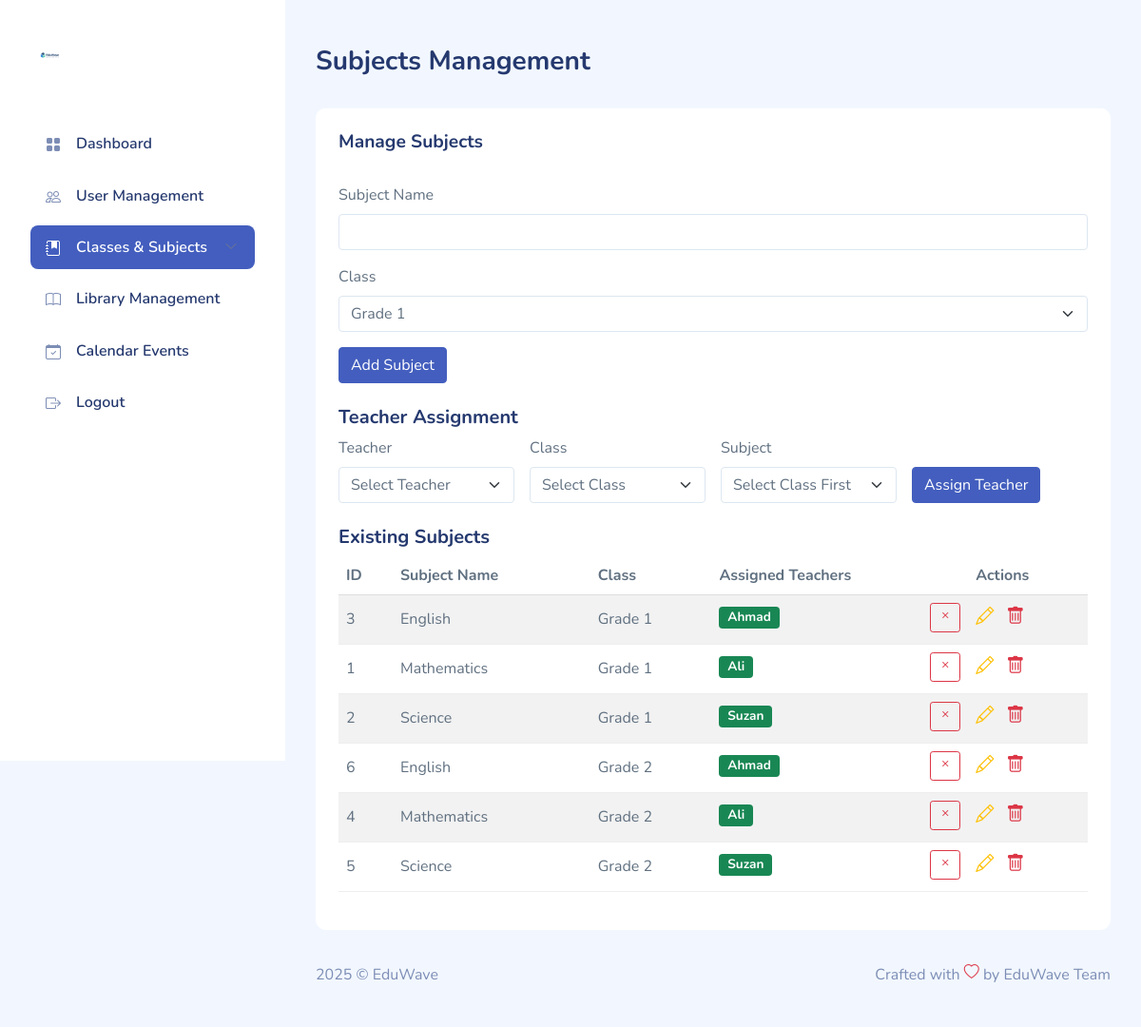
The app's page /admin/subjects.php (signed in) with its own data.
### tables this page shows
CREATE TABLE `subjects` (
  `id` int(11) NOT NULL,
  `name` varchar(50) NOT NULL,
  `class_id` int(11) DEFAULT NULL
);

CREATE TABLE `classes` (
  `id` int(11) NOT NULL,
  `grade_name` varchar(20) NOT NULL,
  `notes` text DEFAULT NULL
);

CREATE TABLE `teacher_assignments` (
  `id` int(11) NOT NULL,
  `teacher_id` int(11) DEFAULT NULL,
  `class_id` int(11) DEFAULT NULL,
  `subject_id` int(11) DEFAULT NULL,
  `section_id` int(11) DEFAULT NULL
);

CREATE TABLE `users` (
  `id` int(11) NOT NULL,
  `name` varchar(100) NOT NULL,
  `email` varchar(100) DEFAULT NULL,
  `password_hash` varchar(255) NOT NULL,
  `remember_token` varchar(255) DEFAULT NULL,
  `role` enum('Admin','Registrar','Teacher','Student','Parent') NOT NULL,
  `color_theme` varchar(20) NOT NULL,
  `created_at` timestamp NOT NULL DEFAULT current_timestamp()
);

### admin/subjects.php (the view, shortened to what this page needs)
<?php
require_once __DIR__ . '/../includes/config.php';
?>
<!DOCTYPE html>
<html lang="en">
<head>
    <link rel="stylesheet" href="../dashboardassets/css/bootstrap.css">
    <link rel="stylesheet" href="../dashboardassets/vendors/iconly/bold.css">
    <link rel="stylesheet" href="../dashboardassets/vendors/perfect-scrollbar/perfect-scrollbar.css">
    <link rel="stylesheet" href="../dashboardassets/vendors/bootstrap-icons/bootstrap-icons.css">
    <link rel="stylesheet" href="../dashboardassets/css/app.css">
</head>
<body>
    <div id="app">
        <div id="sidebar" class="active">
            <div class="sidebar-wrapper active">
                <div class="sidebar-header">
                    <div class="d-flex justify-content-between">
                        <div class="logo">
                            <a href="dashboard.php"><img src="../assets/logo.svg" alt="Logo" srcset="" width="40"></a>
                        </div>
                    </div>
                </div>
                <div class="sidebar-menu">
                    <ul class="menu">
                        <li class="sidebar-item">
                            <a href="dashboard.php" class='sidebar-link'>
                                <i class="bi bi-grid-fill"></i>
                                <span>Dashboard</span>
                            </a>
                        </li>
                        <li class="sidebar-item">
                            <a href="users_list.php" class='sidebar-link'>
                                <i class="bi bi-people"></i>
                                <span>User Management</span>
                            </a>
                        </li>
                        <li class="sidebar-item  has-sub active">
                            <a href="#" class='sidebar-link'>
                                <i class="bi bi-journal-bookmark-fill"></i>
                                <span>Classes & Subjects</span>
                            </a>
                        </li>
                        <li class="sidebar-item">
                            <a href="library_add.php" class='sidebar-link'>
                                <i class="bi bi-book"></i>
                                <span>Library Management</span>
                            </a>
                        </li>
                        <li class="sidebar-item">
                            <a href="event_add.php" class='sidebar-link'>
                                <i class="bi bi-calendar-check"></i>
                                <span>Calendar Events</span>
                            </a>
                        </li>
                        <li class="sidebar-item">
                            <a href="../logout.php" class='sidebar-link'>
                                <i class="bi bi-box-arrow-right"></i>
                                <span>Logout</span>
                            </a>
                        </li>
                    </ul>
                </div>
            </div>
        </div>
        <div id="main">
            <div class="page-heading">
                <h3>Subjects Management</h3>
            </div>
            <div class="page-content">
                <section class="row">
                    <div class="col-12">
                        <div class="card">
                            <div class="card-header">
                                <h4>Manage Subjects</h4>
                            </div>
                             <div class="card-body">
                                <form method="POST">
                                    <div class="mb-3">
                                        <label for="subject_name" class="form-label">Subject Name</label>
                                        <input type="text" class="form-control" id="subject_name" name="subject_name" required>
                                    </div>
                                    <div class="mb-3">
                                        <label for="class_id" class="form-label">Class</label>
                                        <select class="form-select" id="class_id" name="class_id" required>
                                            <?php
                                            $classes_stmt = $pdo->query('SELECT * FROM classes');
                                            $classes = $classes_stmt->fetchAll();
                                            foreach ($classes as $class): ?>
                                                <option value="<?= $class['id'] ?>"><?= htmlspecialchars($class['grade_name']) ?></option>
                                            <?php endforeach; ?>
                                        </select>
                                    </div>
                                    <button type="submit" name="add_subject" class="btn btn-primary">Add Subject</button>
                                </form>
                                <h5 class="mt-4">Teacher Assignment</h5>
                                <form method="POST" class="row g-3 mb-4">
                                    <div class="col-md-3">
                                        <label for="teacher_id" class="form-label">Teacher</label>
                                        <select class="form-select" id="teacher_id" name="teacher_id" required>
                                            <option value="">Select Teacher</option>
                                        </select>
                                    </div>
                                    <div class="col-md-3">
                                        <label for="assign_class_id" class="form-label">Class</label>
                                        <select class="form-select" id="assign_class_id" name="class_id" required>
                                            <option value="">Select Class</option>
                                        </select>
                                    </div>
                                    <div class="col-md-3">
                                        <label for="assign_subject_id" class="form-label">Subject</label>
                                        <select class="form-select" id="assign_subject_id" name="subject_id" required>
                                            <option value="">Select Class First</option>
                                        </select>
                                    </div>
                                    <div class="col-md-3">
                                        <label class="form-label">&nbsp;</label>
                                        <div>
                                            <button type="submit" name="assign_teacher" class="btn btn-primary">Assign Teacher</button>
                                        </div>
                                    </div>
                                </form>
                                <h5 class="mt-4">Existing Subjects</h5>
                                <div class="table-responsive">
                                    <table class="table table-striped">
                                        <thead>
                                            <tr>
                                                <th>ID</th>
                                                <th>Subject Name</th>
                                                <th>Class</th>
                                                <th>Assigned Teachers</th>
                                                <th>Actions</th>
                                            </tr>
                                        </thead>
                                        <tbody>
                                            <?php
                                            $subjects_stmt = $pdo->query('SELECT s.id, s.name, s.class_id, c.grade_name, COUNT(ta.id) as assigned_teachers FROM subjects s LEFT JOIN classes c ON s.class_id = c.id LEFT JOIN teacher_assignments ta ON s.id = ta.subject_id GROUP BY s.id ORDER BY c.grade_name, s.name');
                                            $subjects = $subjects_stmt->fetchAll();
                                            foreach ($subjects as $subject):
                                                $assignments_stmt = $pdo->prepare('SELECT ta.id, u.name as teacher_name FROM teacher_assignments ta JOIN users u ON ta.teacher_id = u.id WHERE ta.subject_id = ? AND ta.class_id = ?');
                                                $assignments_stmt->execute([$subject['id'], $subject['class_id']]);
                                                $assignments = $assignments_stmt->fetchAll();
                                            ?>
                                                <tr>
                                                    <td><?= htmlspecialchars($subject['id']) ?></td>
                                                    <td><?= htmlspecialchars($subject['name']) ?></td>
                                                    <td><?= htmlspecialchars($subject['grade_name']) ?></td>
                                                    <td>
                                                        <?php foreach ($assignments as $assignment): ?>
                                                            <div class="d-flex justify-content-between align-items-center mb-1">
                                                                <span class="badge bg-success me-2"><?= htmlspecialchars($assignment['teacher_name']) ?></span>
                                                                <form method="POST" style="display: inline;">
                                                                    <button type="submit" name="remove_assignment" class="btn btn-sm btn-outline-danger" onclick="return confirm('Remove this teacher assignment?')">
                                                                        <i class="bi bi-x"></i>
                                                                    </button>
                                                                </form>
                                                            </div>
                                                        <?php endforeach; ?>
                                                    </td>
                                                     <td>
                                                         <a href="javascript:void(0)" onclick="editSubject(<?= htmlspecialchars(json_encode($subject)) ?>)" class="me-2 text-warning" title="Edit" style="text-decoration: none; font-size: 1.2rem;">
                                                             <i class="bi bi-pencil"></i>
                                                         </a>
                                                         <a href="subject_delete.php?id=<?= $subject['id'] ?>" class="text-danger" title="Delete" style="text-decoration: none; font-size: 1.2rem;"
                                                            onclick="return confirm('Are you sure you want to delete this subject? This action cannot be undone.');">
                                                             <i class="bi bi-trash"></i>
                                                         </a>
                                                     </td>
                                                </tr>
                                            <?php endforeach; ?>
                                        </tbody>
                                    </table>
                                </div>
                            </div>
                        </div>
                    </div>
                </section>
            </div>
            <footer>
                <div class="footer clearfix mb-0 text-muted">
                    <div class="float-start">
                        <p>2025 &copy; EduWave</p>
                    </div>
                    <div class="float-end">
                        <p>Crafted with <span class="text-danger"><i class="bi bi-heart"></i></span> by EduWave Team</p>
                    </div>
                </div>
            </footer>
        </div>
    </div>
</body>
</html>

### dashboardassets/css/app.css (style rules this page uses)
.btn i,.btn svg { width:16px;height:16px }
.btn.btn-danger,.btn.btn-info,.btn.btn-primary,.btn.btn-secondary,.btn.btn-success,.btn.btn-warning { color:#fff }
.card { margin-bottom:2.2rem;border:none }
.card .card-header { border:none }
.card .card-header h4 { font-size:1.2rem;font-weight:700 }
.card .card-header~.card-body { padding-top:0 }
.card .card-body { padding:1.5rem }
#sidebar.active .sidebar-wrapper { left:0 }
.sidebar-wrapper { width:300px;height:100vh;position:fixed;top:0;z-index:10;overflow-y:auto;background-color:#fff;bottom:0;transition:left .5s ease-out }
.sidebar-wrapper .sidebar-header { padding:2rem 2rem 1rem;font-size:2rem;font-weight:700 }
.sidebar-wrapper .sidebar-header img { height:1.2rem }
.sidebar-wrapper .menu { margin-top:2rem;padding:0 2rem;font-weight:600 }
.sidebar-wrapper .menu .sidebar-link { display:block;padding:.7rem 1rem;font-size:1rem;display:flex;align-items:center;border-radius:.5rem;transition:all .5s;text-decoration:none;color:#25396f }
.sidebar-wrapper .menu .sidebar-link i,.sidebar-wrapper .menu .sidebar-link svg { color:#7c8db5 }
.sidebar-wrapper .menu .sidebar-link span { margin-left:1rem }
.sidebar-wrapper .menu .sidebar-item { list-style:none;margin-top:.5rem;position:relative }
.sidebar-wrapper .menu .sidebar-item.has-sub .sidebar-link:after { position:absolute;color:#ccc;right:15px;top:12px;display:block }
.sidebar-wrapper .menu .sidebar-item.active .sidebar-link { background-color:#435ebe }
.sidebar-wrapper .menu .sidebar-item.active .sidebar-link span { color:#fff }
.sidebar-wrapper .menu .sidebar-item.active .sidebar-link i,.sidebar-wrapper .menu .sidebar-item.active .sidebar-link svg { fill:#fff;color:#fff }
.dataTable-table td,.dataTable-table thead th,.table td,.table thead th { vertical-align:middle }
.dataTable-table:not(.table-borderless) thead th,.table:not(.table-borderless) thead th { border-bottom:1px solid #dedede!important }
.bi { width:1rem;height:1rem }
#main { margin-left:300px;padding:2rem }
.page-heading { margin:0 0 2rem }
.page-heading h3 { font-weight:700 }
a { text-decoration:none }

### records on screen
subjects: id "3", name "English", class.grade_name "Grade 1"
teacher_assignments: teacher.name "Ahmad"
subjects: id "1", name "Mathematics", class.grade_name "Grade 1"
teacher_assignments: teacher.name "Ali"
subjects: id "2", name "Science", class.grade_name "Grade 1"
teacher_assignments: teacher.name "Suzan"
subjects: id "6", name "English", class.grade_name "Grade 2"
teacher_assignments: teacher.name "Ahmad"
subjects: id "4", name "Mathematics", class.grade_name "Grade 2"
teacher_assignments: teacher.name "Ali"
subjects: id "5", name "Science", class.grade_name "Grade 2"
teacher_assignments: teacher.name "Suzan"

### other values on screen
form field class_id "Grade 1"
